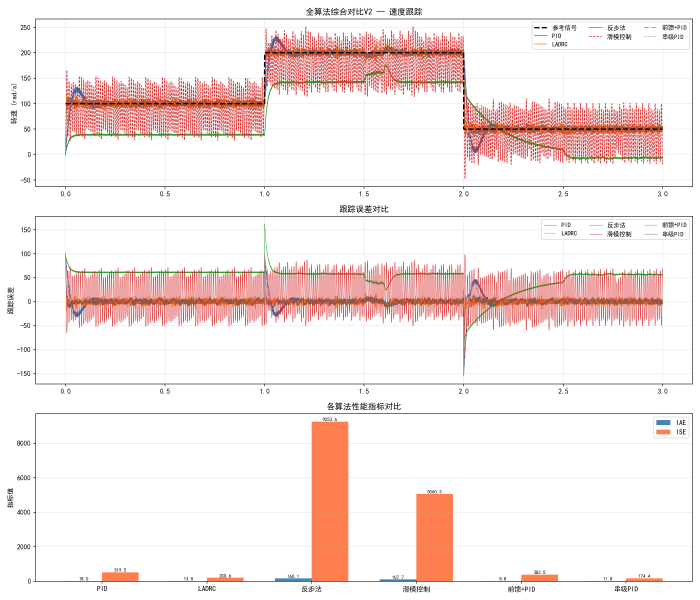
#> input picture 15_simulation/all_algorithms_comparison.png, 2100 x 1800 px (shown at 1/3 size)
$ python edge_detector.py ../15_simulation/all_algorithms_comparison.png   (older library calls are emulated)
#> lines starting #> are read from the running program, lines starting #| are printed output that depends on the picture
#> further down, img is the input picture: shape (1800, 2100, 3); mean B, G, R 231.1, 233.1, 246.7
"""
边缘检测器模块 - Canny/Sobel/Laplacian/Prewitt 等
====================================================
功能:
  - Canny 边缘检测 (自动/手动阈值)
  - Sobel 梯度 (X/Y/幅值/方向)
  - Laplacian 边缘
  - Prewitt 边缘
  - Scharr 边缘 (高精度一阶导)
  - Roberts 边缘
  - 自动边缘检测 (根据图像选择最佳参数)

适用场景:
  - 形状检测前的边缘提取
  - 轮廓检测的预处理
  - 缺陷检测
  - 车道线/路径检测

用法:
  ed = EdgeDetector()
  edges = ed.canny_auto(gray)
  edges = ed.sobel_mag(gray)
"""

import cv2
import numpy as np


class EdgeDetector:
    """边缘检测器"""

    # ──────────────── Canny ────────────────
    @staticmethod
    def canny(gray: np.ndarray, low: int = 50, high: int = 150,
              aperture_size: int = 3, blur_ksize: int = 3) -> np.ndarray:
        """
        Canny 边缘检测 (手动阈值)。
        low/high: 低/高阈值
        aperture_size: Sobel核大小 (3/5/7)
        blur_ksize: 预模糊核大小, 0=不模糊
        """
#> called with low = 50, high = 150, aperture_size = 3, blur_ksize = 3
        if blur_ksize > 0:
            gray = cv2.GaussianBlur(gray, (blur_ksize, blur_ksize), 0)
        return cv2.Canny(gray, low, high, apertureSize=aperture_size)
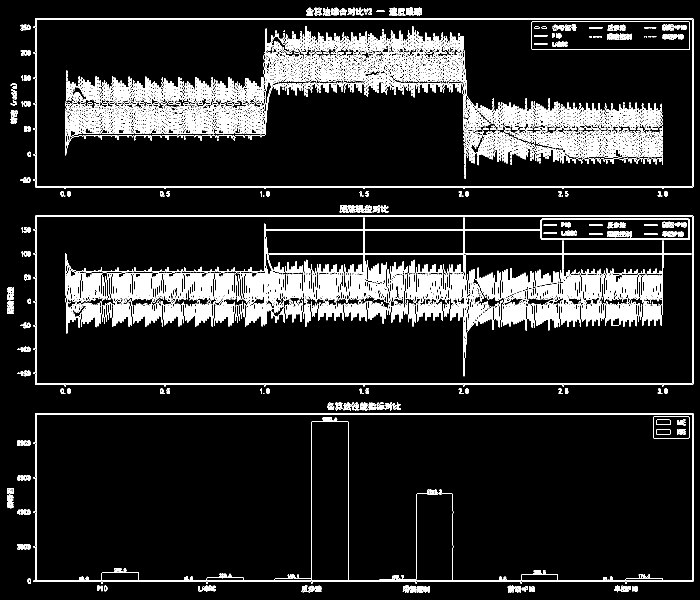
#> returned value: shape (1800, 2100) (shown at 1/3 size); 6.5% white in thin lines or dots

    @staticmethod
    def canny_auto(gray: np.ndarray, sigma: float = 0.33, blur_ksize: int = 3) -> np.ndarray:
        """
        Canny 自动阈值: 基于中位数自动计算高低阈值。
        sigma: 控制阈值范围的系数 (越大边缘越少)
        """
#> called with sigma = 0.33, blur_ksize = 3
        if blur_ksize > 0:
            gray = cv2.GaussianBlur(gray, (blur_ksize, blur_ksize), 0)
        median = np.median(gray)
#> median = 255
        low = int(max(0, (1.0 - sigma) * median))
#> low = 170
        high = int(min(255, (1.0 + sigma) * median))
#> high = 255
        return cv2.Canny(gray, low, high)
#> returned value: shape (1800, 2100); 5.9% white in thin lines or dots

    # ──────────────── Sobel ────────────────
    # [9 lines left out: functions sobel_x, sobel_y, not called in this run]

    @staticmethod
    def sobel_mag(gray: np.ndarray, ksize: int = 3) -> np.ndarray:
        """Sobel 梯度幅值"""
#> called with ksize = 3
        gx = cv2.Sobel(gray, cv2.CV_64F, 1, 0, ksize=ksize)
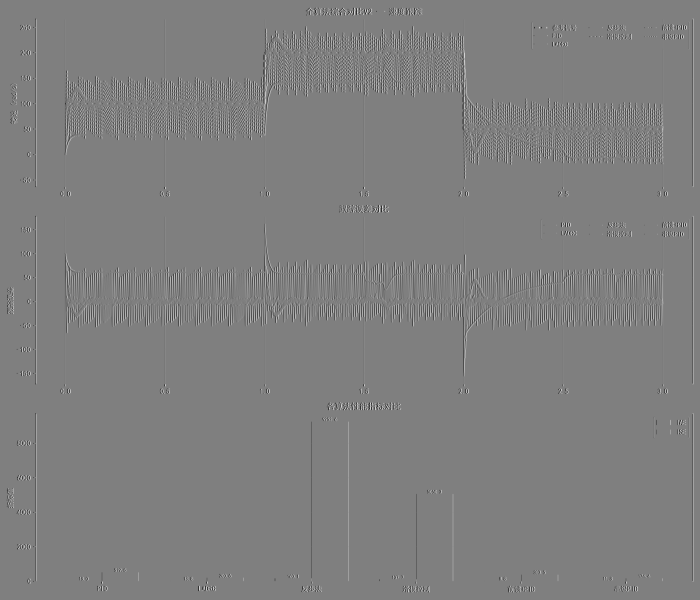
#> gx: shape (1800, 2100) float64 (shown at 1/3 size); min -1020, max 1020, mean 0; drawn with min black and max white
        gy = cv2.Sobel(gray, cv2.CV_64F, 0, 1, ksize=ksize)
        mag = np.sqrt(gx ** 2 + gy ** 2)
        return cv2.convertScaleAbs(mag)

    # [7 lines left out: function sobel_dir, not called in this run]

    # ──────────────── Laplacian ────────────────
    @staticmethod
    def laplacian(gray: np.ndarray, ksize: int = 3) -> np.ndarray:
        """Laplacian 边缘 (二阶导数, 各向同性)"""
#> called with ksize = 3
        return cv2.convertScaleAbs(cv2.Laplacian(gray, cv2.CV_64F, ksize=ksize))

    @staticmethod
    def laplacian_of_gaussian(gray: np.ndarray, ksize: int = 5, sigma: float = 1.4) -> np.ndarray:
        """LoG: 先高斯平滑再Laplacian, 减少噪声"""
#> called with ksize = 5, sigma = 1.4
        blurred = cv2.GaussianBlur(gray, (ksize, ksize), sigma)
        return cv2.convertScaleAbs(cv2.Laplacian(blurred, cv2.CV_64F, ksize=ksize))
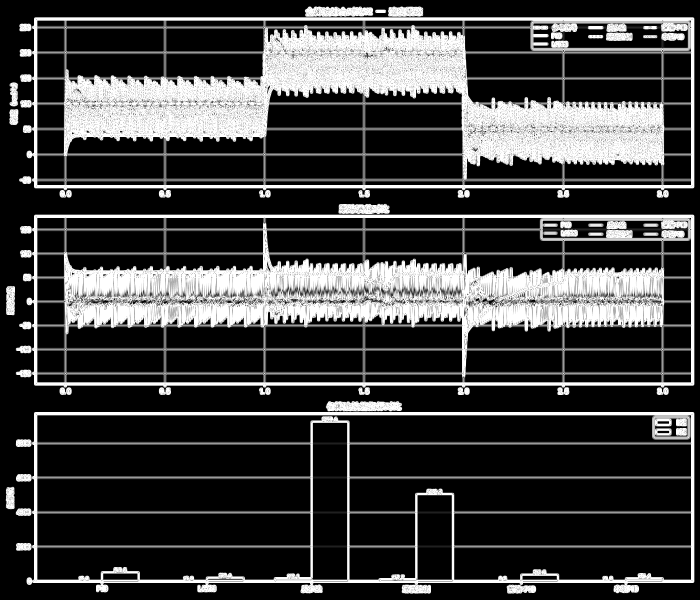
#> returned value: shape (1800, 2100) (shown at 1/3 size); min 0, max 255, mean 63.2

    # ──────────────── Prewitt ────────────────
    @staticmethod
    def prewitt(gray: np.ndarray) -> np.ndarray:
        """Prewitt 边缘检测 (自定义核)"""
        kernel_x = np.array([[-1, 0, 1], [-1, 0, 1], [-1, 0, 1]], dtype=np.float64)
#> kernel_x = [[-1, 0, 1], [-1, 0, 1], [-1, 0, 1]]
        kernel_y = np.array([[-1, -1, -1], [0, 0, 0], [1, 1, 1]], dtype=np.float64)
        gx = cv2.filter2D(gray.astype(np.float64), -1, kernel_x)
        gy = cv2.filter2D(gray.astype(np.float64), -1, kernel_y)
        mag = np.sqrt(gx ** 2 + gy ** 2)
        return cv2.convertScaleAbs(mag)

    # ──────────────── Scharr ────────────────
    @staticmethod
    def scharr(gray: np.ndarray) -> np.ndarray:
        """Scharr 边缘 (比Sobel更精确的3x3一阶导数)"""
        gx = cv2.Scharr(gray, cv2.CV_64F, 1, 0)
        gy = cv2.Scharr(gray, cv2.CV_64F, 0, 1)
        mag = np.sqrt(gx ** 2 + gy ** 2)
        return cv2.convertScaleAbs(mag)
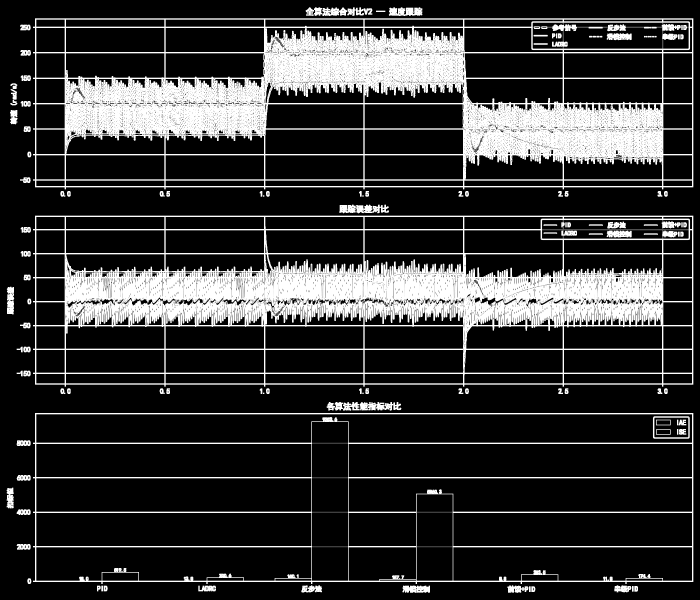
#> returned value: shape (1800, 2100) (shown at 1/3 size); min 0, max 255, mean 51.9

    # ──────────────── Roberts ────────────────
    @staticmethod
    def roberts(gray: np.ndarray) -> np.ndarray:
        """Roberts 交叉边缘检测 (2x2核)"""
        kernel_x = np.array([[1, 0], [0, -1]], dtype=np.float64)
#> kernel_x = [[1, 0], [0, -1]]
        kernel_y = np.array([[0, 1], [-1, 0]], dtype=np.float64)
        gx = cv2.filter2D(gray.astype(np.float64), -1, kernel_x)
        gy = cv2.filter2D(gray.astype(np.float64), -1, kernel_y)
        mag = np.sqrt(gx ** 2 + gy ** 2)
        return cv2.convertScaleAbs(mag)
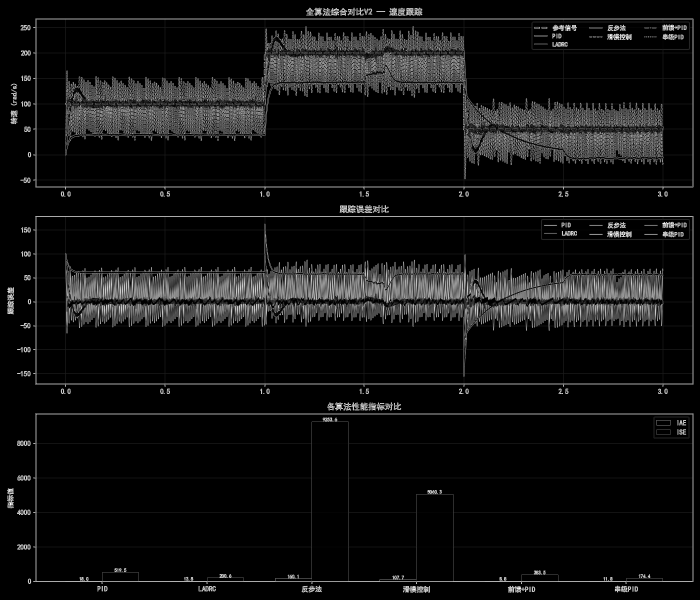
#> returned value: shape (1800, 2100) (shown at 1/3 size); min 0, max 255, mean 17

    # ──────────────── 自动选择 ────────────────
    @staticmethod
    def auto_best(gray: np.ndarray) -> np.ndarray:
        """
        自动选择最佳边缘检测方法和参数。
        基于图像噪声水平和对比度。
        """
        # 估计噪声水平 (用中值绝对偏差)
        median_val = np.median(gray)
#> median_val = 255
        mad = np.median(np.abs(gray.astype(np.float64) - median_val))
#> mad = 0
        noise_level = mad / median_val if median_val > 0 else 0.1
#> noise_level = 0

        # 估计对比度
        contrast = gray.astype(np.float64).std()
#> contrast = 47.48

        if noise_level > 0.05 or contrast < 30:
            # 高噪声或低对比度 -> 先增强再Canny
            clahe = cv2.createCLAHE(clipLimit=3.0, tileGridSize=(8, 8))
            enhanced = clahe.apply(gray)
            return EdgeDetector.canny_auto(enhanced, sigma=0.4, blur_ksize=5)
        else:
            # 正常图像 -> Canny自动阈值
            return EdgeDetector.canny_auto(gray)

    # ──────────────── 非极大值抑制 ────────────────
    # [29 lines left out: function nms_edges, not called in this run]

    # ──────────────── 所有方法对比 ────────────────
    @staticmethod
    def compare_all(gray: np.ndarray) -> dict:
        """返回所有方法的结果字典。"""
        ed = EdgeDetector()
        return {
            'Canny_Manual': ed.canny(gray),
            'Canny_Auto': ed.canny_auto(gray),
            'Sobel_Mag': ed.sobel_mag(gray),
            'Laplacian': ed.laplacian(gray),
            'LoG': ed.laplacian_of_gaussian(gray),
            'Prewitt': ed.prewitt(gray),
            'Scharr': ed.scharr(gray),
            'Roberts': ed.roberts(gray),
            'AutoBest': ed.auto_best(gray),
        }


# ──────────────── Demo ────────────────
if __name__ == '__main__':
    import sys

    img_path = sys.argv[1] if len(sys.argv) > 1 else 'test.jpg'
    img = cv2.imread(img_path)
    if img is None:
        print(f"无法读取图像: {img_path}")
        sys.exit(1)

    gray = cv2.cvtColor(img, cv2.COLOR_BGR2GRAY)
    ed = EdgeDetector()
    results = ed.compare_all(gray)
#> results = 9 items

    h, w = gray.shape[:2]
    thumb_w, thumb_h = 320, int(320 * h / w)

    panels = []
    for name, edge in results.items():
        thumb = cv2.resize(edge, (thumb_w, thumb_h))
        cv2.putText(thumb, name, (5, 25), cv2.FONT_HERSHEY_SIMPLEX, 0.5, (255, 255, 255), 1)
        panels.append(thumb)
#> this loop made 9 passes
#> name on passes 1 to 8: 'Canny_Manual', 'Canny_Auto', 'Sobel_Mag', 'Laplacian', 'LoG', 'Prewitt', 'Scharr', 'Roberts'
#> pass 1, `thumb = cv2.resize(edge, (thumb_w, thumb_h))`:
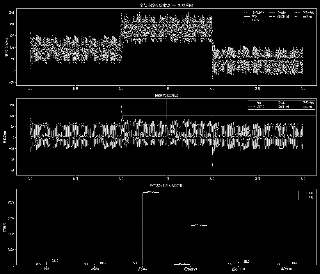
#> thumb: shape (274, 320); min 0, max 255, mean 17.8
#> after the loop, panels = 9 items

    # 3列排列
    rows = []
    for i in range(0, len(panels), 3):
        row_panels = panels[i:i + 3]
        while len(row_panels) < 3:
            row_panels.append(np.zeros((thumb_h, thumb_w), dtype=np.uint8))
        rows.append(np.hstack(row_panels))
#> this loop made 3 passes
#> i on passes 2 to 3: 3, 6
#> after the loop, rows = 3 items
    grid = np.vstack(rows)
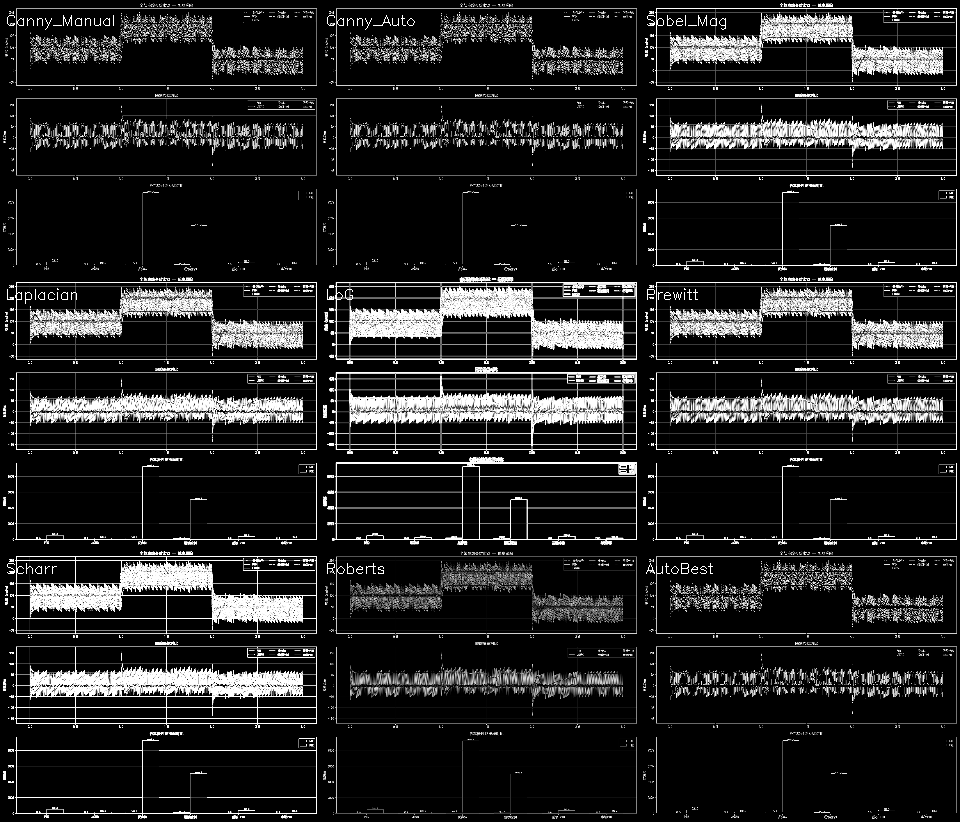
#> grid: shape (822, 960); min 0, max 255, mean 34.4
    cv2.imshow('Edge Detector Compare', grid)
    cv2.waitKey(0)
    cv2.destroyAllWindows()

$ run again, on 15_simulation/battery_model_simulation.png
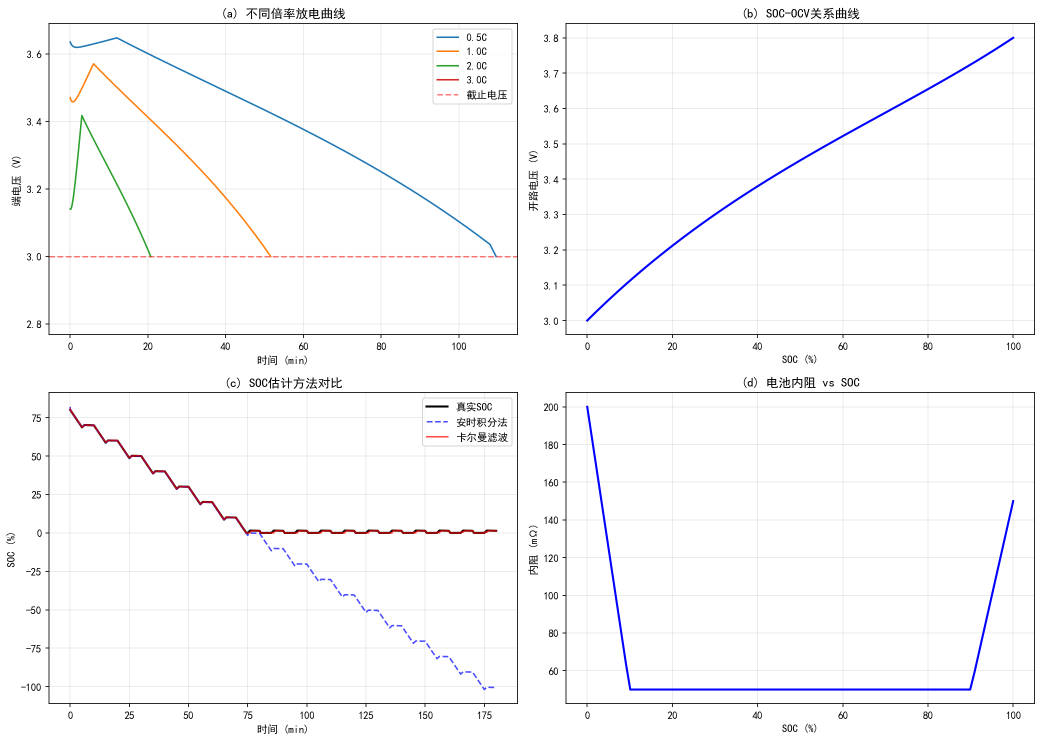
#> input picture 15_simulation/battery_model_simulation.png, 2083 x 1483 px (shown at 1/2 size)
#> img is the input picture: shape (1483, 2083, 3); mean B, G, R 250.4, 249.4, 249.7
#> in canny, `return cv2.Canny(gray, low, high, apertureSize=aperture_size)`:
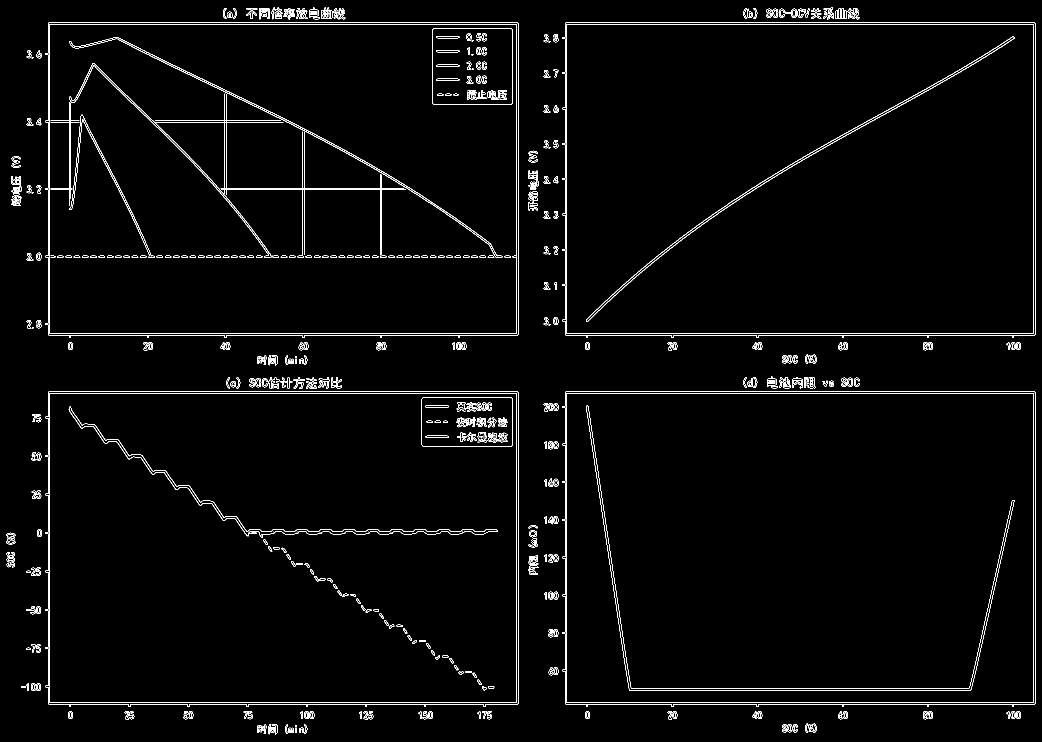
#> returned value: shape (1483, 2083) (shown at 1/2 size); 2.2% white in thin lines or dots
#> median = 255
#> low = 170
#> high = 255
#> in prewitt, `kernel_x = np.array([[-1, 0, 1], [-1, 0, 1], [-1, 0, 1]], dtype=np.flo..`: kernel_x = [[-1, 0, 1], [-1, 0, 1], [-1, 0, 1]]
#> in roberts, `kernel_x = np.array([[1, 0], [0, -1]], dtype=np.float64)`: kernel_x = [[1, 0], [0, -1]]
#> median_val = 255
#> mad = 0
#> contrast = 30.8
#> results = 9 items
#> the loop `for name, edge in results.items():` made 9 passes
#> name on passes 1 to 8: 'Canny_Manual', 'Canny_Auto', 'Sobel_Mag', 'Laplacian', 'LoG', 'Prewitt', 'Scharr', 'Roberts'
#> the loop `for i in range(0, len(panels), 3):` made 3 passes
#> i on passes 2 to 3: 3, 6
#> after the loop `for i in range(0, len(panels), 3):`: rows = 3 items
#> `grid = np.vstack(rows)`:
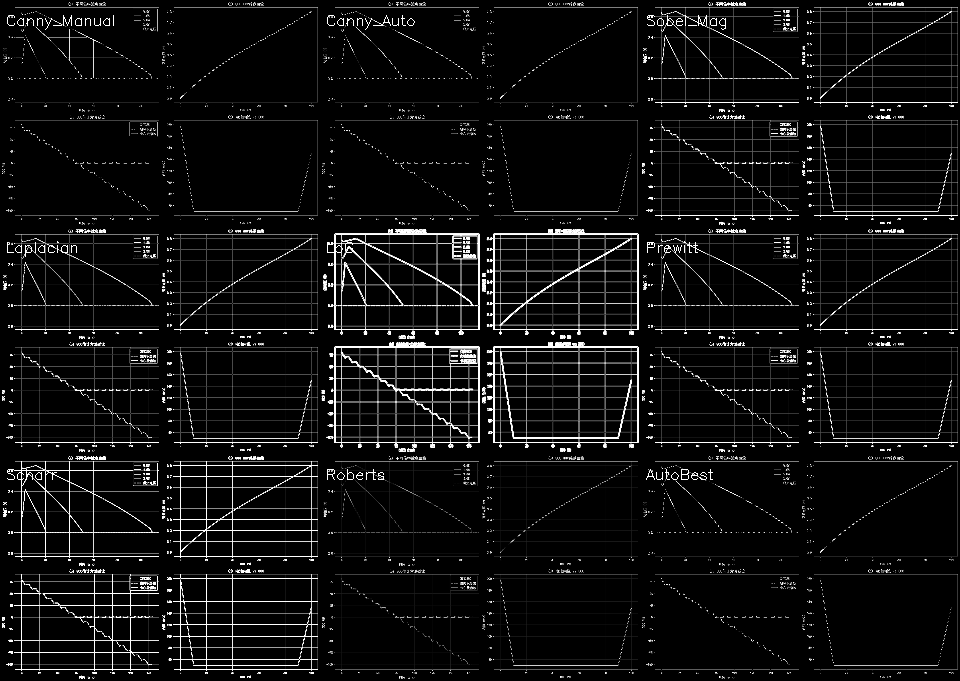
#> grid: shape (681, 960); min 0, max 255, mean 14.7
